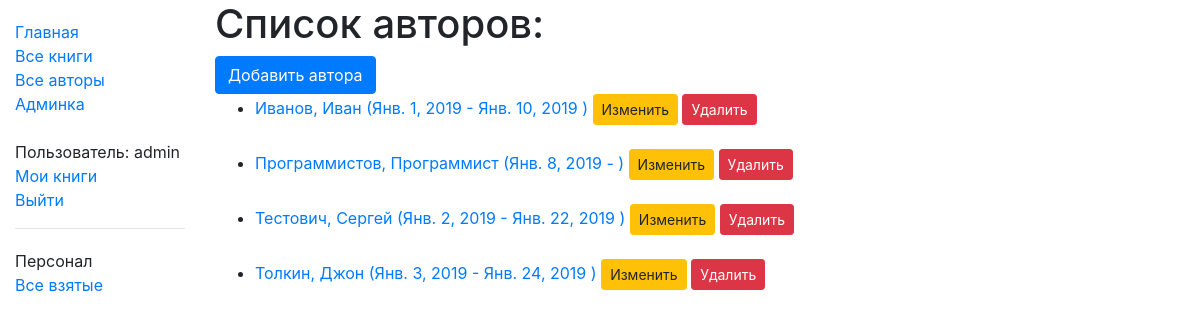
The app's page /catalog/authors/ (signed in) with its own data.
### catalog/models.py (models this page shows)
class Author(models.Model):
    first_name = models.CharField(max_length=100,verbose_name='Имя')
    last_name = models.CharField(max_length=100,verbose_name='Фамилия')
    date_of_birth = models.DateField(null=True, blank=True,verbose_name='Дата рождения')
    date_of_death = models.DateField('умер', null=True, blank=True)
    class Meta:
        ordering = ['last_name', 'first_name']
        verbose_name = "Автор"
        verbose_name_plural = "Авторы"
    def get_absolute_url(self):
        return reverse('author-detail', args=[str(self.id)])
    def __str__(self):
        return '{0}, {1}'.format(self.last_name, self.first_name)

### catalog/views.py (the view)
# urls.py: path('authors/', views.AuthorListView.as_view(), name='authors'),
class AuthorListView(LoginRequiredMixin,generic.ListView):
    model = Author
    paginate_by = 5

### catalog/templates/catalog/author_list.html (shortened to what this page needs)
{% extends "base_generic.html" %}
{% load static %}
{% block content %}
<h1>Список авторов:</h1>
    <button type="button" id="create_author" class="btn btn-primary" data-toggle="modal" data-target="#myModal">
 Добавить автора
</button>
{% if author_list %}
  <ul>
  {% for author in author_list %}
    <li>
      <a href="{{ author.get_absolute_url }}">
      {{ author }} ({{author.date_of_birth}} - {% if author.date_of_death %}{{author.date_of_death}}
      {% endif %})
      </a>
        <a href="{% url 'author_update' author.pk %}"> <button type="button" class="btn btn-warning btn-sm" data-toggle="modal" data-target="">Изменить</button></a>
            <a href="{% url 'author_delete' author.pk %}">  <button type="button" class="btn btn-danger btn-sm" data-toggle="modal" data-target="#myModal">Удалить</button></a>
    </li><br>
  {% endfor %}
 </ul>
{% else %}
  <p>Нету авторов.</p>
{% endif %}
{% endblock %}

### catalog/templates/base_generic.html (shortened to what this page needs)
<!DOCTYPE html>
<html lang="en">
<head>
<link rel="stylesheet" href="https://stackpath.bootstrapcdn.com/bootstrap/4.1.3/css/bootstrap.min.css">
  {% load static %}
  <link rel="stylesheet" href="{% static 'css/styles.css' %}">
    <link rel="stylesheet" href="{% static 'css/bjax.css' %}">
</head>
<body>
  <div class="container-fluid">
    <div class="row">
      <div class="col-sm-2">
      {% block sidebar %}
      <ul class="sidebar-nav">
          <li><a href="{% url 'index' %}">Главная</a></li>
          <li><a href="{% url 'books' %}">Все книги</a></li>
          <li><a href="{% url 'authors' %}">Все авторы</a></li>
          <li><a href="/admin">Админка</a></li>
      <br>
      {% if user.is_authenticated %}
     <li>Пользователь: {{ user.get_username }}</li>
     <li><a href="{% url 'my-borrowed' %}">Мои книги</a></li>
     <li><a href="{% url 'logout'%}?next={{request.path}}">Выйти</a></li>
   {% else %}
     <li><a href="{% url 'login'%}?next={{request.path}}">Войти</a></li>
   {% endif %}
      </ul>
     {% endblock %}
      {% if user.is_staff %}
   <hr />
   <ul class="sidebar-nav">
   <li>Персонал</li>
   {% if perms.catalog.can_mark_returned %}
   <li><a href="{% url 'all-borrowed' %}">Все взятые</a></li>
   {% endif %}
   </ul>
    {% endif %}
      </div>
      <div class="col-sm-10 ">
      {% block content %}{% endblock %}
      </div>
    </div>
  </div>
</body>
</html>

### catalog/static/css/styles.css (style rules this page uses)
.sidebar-nav { margin-top: 20px; padding: 0; list-style: none; }

### records on screen
Author: last_name+first_name "Иванов, Иван", date_of_birth "Янв. 1, 2019", date_of_death "Янв. 10, 2019"
Author: last_name+first_name "Программистов, Программист", date_of_birth "Янв. 8, 2019"
Author: last_name+first_name "Тестович, Сергей", date_of_birth "Янв. 2, 2019", date_of_death "Янв. 22, 2019"
Author: last_name+first_name "Толкин, Джон", date_of_birth "Янв. 3, 2019", date_of_death "Янв. 24, 2019"

### other values on screen
{{ user.get_username }} "admin"
